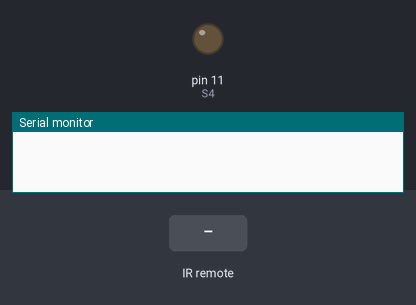
Simulated run of this sketch. Board: Arduino Uno, built with avr-gcc and run on an emulated ATmega328P. On the bench: output pins drawn as LEDs (lit = HIGH), the last lines printed to the serial monitor. Dashed ring = blinking. The inputs (shaded band) are chosen by the test bench. Pins used as bus, display or sensor lines are not drawn.

Above: at 1.2 s.
1.3 s: infrared code 0xFF906F received
At 2.24 s:
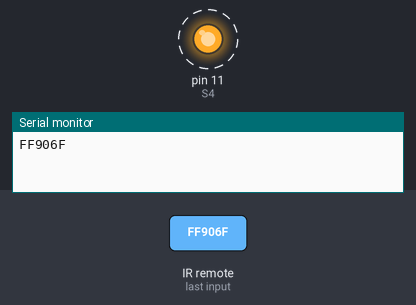
4.3 s: infrared code 0xFFE01F received
At 5.81 s:
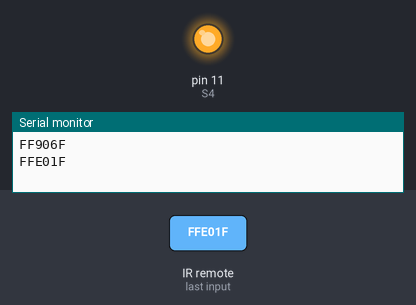
Timing chart, 0 to 10.8 s (numbered marks = the images above; inputs shaded):
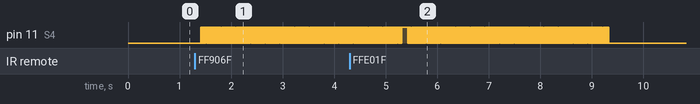

Measured:
- after the input at 1.3 s, pin 11 (S4): alternates HIGH for 0.01 s and LOW for 0.01 s, starting after 0.11 s

The sketch:

Lesson_06_Stepper_Controlled_by_Remote.ino
```cpp
#include <IRremote.h>
int ccwUp = 0;
int cwUp = 0;
int dt = 5;   // Delay (ms) between moves: controls motor speed
int S1=8;
int S2=9;
int S3=10;
int S4=11;
int RECV_PIN = 2;
IRrecv irrecv(RECV_PIN);
decode_results results;

void ccw(){
  digitalWrite(S1, HIGH);
  digitalWrite(S2, HIGH);
  digitalWrite(S3, LOW);
  digitalWrite(S4, LOW);
  delay(dt);
  digitalWrite(S1, LOW);
  digitalWrite(S2, HIGH);
  digitalWrite(S3, HIGH);
  digitalWrite(S4, LOW);
  delay(dt);
  digitalWrite(S1, LOW);
  digitalWrite(S2, LOW);
  digitalWrite(S3, HIGH);
  digitalWrite(S4, HIGH);
  delay(dt);
  digitalWrite(S1, HIGH);
  digitalWrite(S2, LOW);
  digitalWrite(S3, LOW);
  digitalWrite(S4, HIGH);
  delay(dt);
}
void cw(){
  digitalWrite(S1, HIGH);
  digitalWrite(S2, LOW);
  digitalWrite(S3, LOW);
  digitalWrite(S4, HIGH);
  delay(dt);
  digitalWrite(S1, LOW);
  digitalWrite(S2, LOW);
  digitalWrite(S3, HIGH);
  digitalWrite(S4, HIGH);
  delay(dt);
  digitalWrite(S1, LOW);
  digitalWrite(S2, HIGH);
  digitalWrite(S3, HIGH);
  digitalWrite(S4, LOW);
  delay(dt);
  digitalWrite(S1, HIGH);
  digitalWrite(S2, HIGH);
  digitalWrite(S3, LOW);
  digitalWrite(S4, LOW);
  delay(dt);
}

void setup() {
  pinMode(S1, OUTPUT);
  pinMode(S2, OUTPUT);
  pinMode(S3, OUTPUT);
  pinMode(S4, OUTPUT);
  Serial.begin(9600);
  irrecv.enableIRIn();
}

void loop() {
  long t=millis();

  if (irrecv.decode(&results)) {
    Serial.println(results.value, HEX);
    irrecv.resume();
  }
  delay(100);

  switch(results.value){
    case 0xFF906F:

      while(millis()-t < 4000){
        ccw();
      }

      break;

    case 0xFFE01F:

      while(millis()-t < 4000) {
        cw();
      }

      break;
  }
  results.value = 0;
}
```
